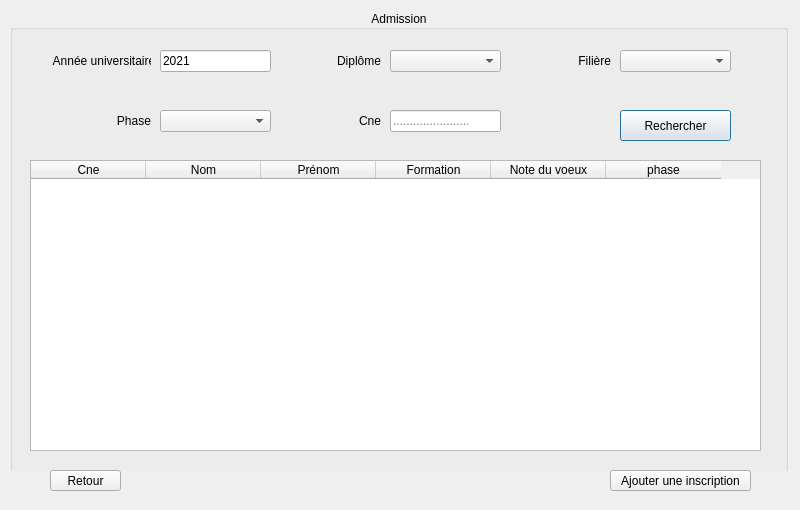
<?xml version="1.0" encoding="UTF-8"?>
<ui version="4.0">
 <class>Dialog</class>
 <widget class="QDialog" name="Dialog">
  <property name="geometry">
   <rect>
    <x>0</x>
    <y>0</y>
    <width>800</width>
    <height>510</height>
   </rect>
  </property>
  <property name="windowTitle">
   <string>Dialog</string>
  </property>
  <widget class="QWidget" name="widget" native="true">
   <property name="geometry">
    <rect>
     <x>0</x>
     <y>0</y>
     <width>801</width>
     <height>471</height>
    </rect>
   </property>
   <property name="styleSheet">
    <string notr="true"/>
   </property>
   <widget class="QGroupBox" name="groupBox">
    <property name="geometry">
     <rect>
      <x>10</x>
      <y>10</y>
      <width>778</width>
      <height>471</height>
     </rect>
    </property>
    <property name="title">
     <string>Admission</string>
    </property>
    <property name="alignment">
     <set>Qt::AlignCenter</set>
    </property>
    <property name="flat">
     <bool>true</bool>
    </property>
    <property name="checkable">
     <bool>false</bool>
    </property>
    <widget class="QLabel" name="label">
     <property name="geometry">
      <rect>
       <x>30</x>
       <y>40</y>
       <width>111</width>
       <height>21</height>
      </rect>
     </property>
     <property name="text">
      <string>    Année universitaire</string>
     </property>
    </widget>
    <widget class="QLabel" name="label_2">
     <property name="geometry">
      <rect>
       <x>270</x>
       <y>40</y>
       <width>101</width>
       <height>21</height>
      </rect>
     </property>
     <property name="text">
      <string>Diplôme</string>
     </property>
     <property name="alignment">
      <set>Qt::AlignRight|Qt::AlignTrailing|Qt::AlignVCenter</set>
     </property>
    </widget>
    <widget class="QComboBox" name="diplome">
     <property name="geometry">
      <rect>
       <x>380</x>
       <y>40</y>
       <width>111</width>
       <height>22</height>
      </rect>
     </property>
    </widget>
    <widget class="QComboBox" name="filier">
     <property name="geometry">
      <rect>
       <x>610</x>
       <y>40</y>
       <width>111</width>
       <height>22</height>
      </rect>
     </property>
    </widget>
    <widget class="QLabel" name="label_3">
     <property name="geometry">
      <rect>
       <x>500</x>
       <y>40</y>
       <width>101</width>
       <height>21</height>
      </rect>
     </property>
     <property name="text">
      <string>Filière</string>
     </property>
     <property name="alignment">
      <set>Qt::AlignRight|Qt::AlignTrailing|Qt::AlignVCenter</set>
     </property>
    </widget>
    <widget class="QLabel" name="label_4">
     <property name="geometry">
      <rect>
       <x>40</x>
       <y>100</y>
       <width>101</width>
       <height>21</height>
      </rect>
     </property>
     <property name="text">
      <string>Phase</string>
     </property>
     <property name="alignment">
      <set>Qt::AlignRight|Qt::AlignTrailing|Qt::AlignVCenter</set>
     </property>
    </widget>
    <widget class="QComboBox" name="phase">
     <property name="geometry">
      <rect>
       <x>150</x>
       <y>100</y>
       <width>111</width>
       <height>22</height>
      </rect>
     </property>
    </widget>
    <widget class="QLineEdit" name="CNe">
     <property name="geometry">
      <rect>
       <x>380</x>
       <y>100</y>
       <width>111</width>
       <height>22</height>
      </rect>
     </property>
     <property name="inputMask">
      <string>&gt;NNNNNNNNNN</string>
     </property>
     <property name="echoMode">
      <enum>QLineEdit::Normal</enum>
     </property>
     <property name="placeholderText">
      <string>.......................</string>
     </property>
    </widget>
    <widget class="QLabel" name="label_5">
     <property name="geometry">
      <rect>
       <x>270</x>
       <y>100</y>
       <width>101</width>
       <height>21</height>
      </rect>
     </property>
     <property name="text">
      <string>Cne</string>
     </property>
     <property name="alignment">
      <set>Qt::AlignRight|Qt::AlignTrailing|Qt::AlignVCenter</set>
     </property>
    </widget>
    <widget class="QPushButton" name="chercher">
     <property name="geometry">
      <rect>
       <x>610</x>
       <y>100</y>
       <width>111</width>
       <height>31</height>
      </rect>
     </property>
     <property name="text">
      <string>Rechercher</string>
     </property>
    </widget>
    <widget class="QTableWidget" name="tableWidget">
     <property name="geometry">
      <rect>
       <x>20</x>
       <y>150</y>
       <width>731</width>
       <height>291</height>
      </rect>
     </property>
     <property name="editTriggers">
      <set>QAbstractItemView::NoEditTriggers</set>
     </property>
     <property name="selectionMode">
      <enum>QAbstractItemView::SingleSelection</enum>
     </property>
     <property name="selectionBehavior">
      <enum>QAbstractItemView::SelectRows</enum>
     </property>
     <property name="cornerButtonEnabled">
      <bool>true</bool>
     </property>
     <attribute name="horizontalHeaderDefaultSectionSize">
      <number>115</number>
     </attribute>
     <column>
      <property name="text">
       <string>Cne</string>
      </property>
     </column>
     <column>
      <property name="text">
       <string>Nom</string>
      </property>
     </column>
     <column>
      <property name="text">
       <string>Prénom</string>
      </property>
     </column>
     <column>
      <property name="text">
       <string>Formation</string>
      </property>
     </column>
     <column>
      <property name="text">
       <string>Note du voeux</string>
      </property>
     </column>
     <column>
      <property name="text">
       <string>phase</string>
      </property>
     </column>
    </widget>
    <widget class="QLineEdit" name="annee">
     <property name="geometry">
      <rect>
       <x>150</x>
       <y>40</y>
       <width>111</width>
       <height>22</height>
      </rect>
     </property>
     <property name="inputMask">
      <string>9999</string>
     </property>
     <property name="text">
      <string>2021</string>
     </property>
     <property name="cursorPosition">
      <number>4</number>
     </property>
     <property name="placeholderText">
      <string>.......................</string>
     </property>
    </widget>
   </widget>
  </widget>
  <widget class="QPushButton" name="Retour">
   <property name="geometry">
    <rect>
     <x>50</x>
     <y>470</y>
     <width>71</width>
     <height>21</height>
    </rect>
   </property>
   <property name="text">
    <string>Retour</string>
   </property>
  </widget>
  <widget class="QPushButton" name="AjouterIncrit">
   <property name="geometry">
    <rect>
     <x>610</x>
     <y>470</y>
     <width>141</width>
     <height>21</height>
    </rect>
   </property>
   <property name="text">
    <string>Ajouter une inscription</string>
   </property>
  </widget>
  <widget class="QLabel" name="labelEror">
   <property name="geometry">
    <rect>
     <x>190</x>
     <y>470</y>
     <width>411</width>
     <height>20</height>
    </rect>
   </property>
   <property name="styleSheet">
    <string notr="true">color: rgb(255, 255, 0);
font: 75 8pt &quot;Nirmala UI&quot;;</string>
   </property>
   <property name="text">
    <string/>
   </property>
   <property name="alignment">
    <set>Qt::AlignRight|Qt::AlignTrailing|Qt::AlignVCenter</set>
   </property>
  </widget>
 </widget>
 <resources/>
 <connections/>
</ui>
